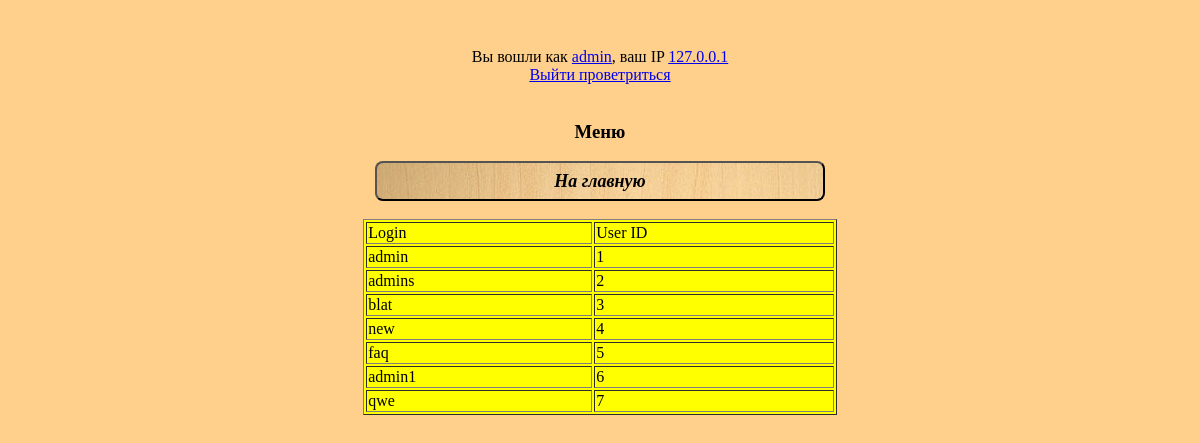
Screenshot of /members.php (signed in) with the database file from the repository.
### tables this page shows
CREATE TABLE `user` (
  `login` text NOT NULL,
  `password` text NOT NULL,
  `user_id` int(11) NOT NULL
);

### members.php (the view, shortened to what this page needs)
<html>
<head>
	<link rel="stylesheet" type="text/css" href="style.css">
</head>
<body>
<?php
require_once "config.php";
checkAuth();
?>
<div align="center">
<h3>Меню </h3>
<form class="menu">
<input class="menu" type="button" onclick="document.location='index.php'" value="На главную"><br>
</form>
</div>
<?php
echo "<div align='center'>";
$s = queryMysql("SELECT * FROM user ORDER by user_id") or die($connect_mysql_base->connect_error);
echo "<table border='1' width='40%' bgcolor='yellow'>";
echo "<tr><td>Login</td><td>User ID</td>";
echo "</tr>";
for ($c=0; $c<$s->num_rows; $c++){
	echo "<tr>";
	$f = $s->fetch_array();
	echo "<td>$f[login]</td> <td>$f[user_id]</td>";
	echo "</tr>";
}
echo "</table>";
?>
</body>
</html>

### config.php (shortened to what this page needs)
<?php
$db_host='localhost';
$db_name='cdrom';
$db_login='root';
$db_pass='vertrigo';
$connect_mysql_base = new mysqli($db_host, $db_login, $db_pass, $db_name);
function queryMysql($query){
	global $connect_mysql_base;
	$result = $connect_mysql_base->query($query);
	return $result;
}
function checkAuth(){
 if (empty ($_SESSION['login']) || empty ($_SESSION['user_id'])) {
	echo "Авторизуйтесь чтобы видеть информацию<br>";
	?>
	<div class="blocker" align="center">
		<br><br>
		<form  action="testreg.php" method="post">
		<input class="auth" name="login" value="Логин" onfocus="value=''" type="text" size="20" maxlength="20"><br>
		<input class="auth" name="password" value="Пароль" onfocus="value=''" type="password" size="20" maxlength="20"><br>
		<input class="auth" type="submit" name="submit" value="Войти"><br>
		<a  href="reg.php">Регистрация</a><br>
		</form>
	</div>
	<?php
	exit();
 }
 else{
	$random_otvet=rand(1,5);
	switch ($random_otvet){
	case 1:
	$otvet="Выйти проветриться";
	break;
	}
	$client_ip = $_SERVER['REMOTE_ADDR'];
	$current_user = $_SESSION['login'];
	echo "Вы вошли как <a href='user.php'>$current_user</a>, ваш IP <a target='blank' href='https://ip.osnova.news/?ip=$client_ip'>$client_ip</a> ";
	echo "<br><a name='logouts' href='out.php'>$otvet</a><br><br>";
 }
}
?>

### style.css (style rules this page uses)
.menu { color:black; width:450px; height: 40px; background-image: url('img/home2.jpg'); font-family:'Times New Roman', Times, serif; font-weight:bold; font-size:18px; font-style:italic; text-align:center; border-radius: 8px 8px 8px 8px; }
body { position:relative; top: 40px; background:#FFCF8C; color:#000000; text-align:center; #border-radius: 98px 98px 98px 98px; }

### rows the page displays
user: login "admin", user_id "1"
user: login "admins", user_id "2"
user: login "blat", user_id "3"
user: login "new", user_id "4"
user: login "faq", user_id "5"
user: login "admin1", user_id "6"
user: login "qwe", user_id "7"

### other values shown
$current_user "admin"
$client_ip "127.0.0.1"
$otvet "Выйти проветриться"
